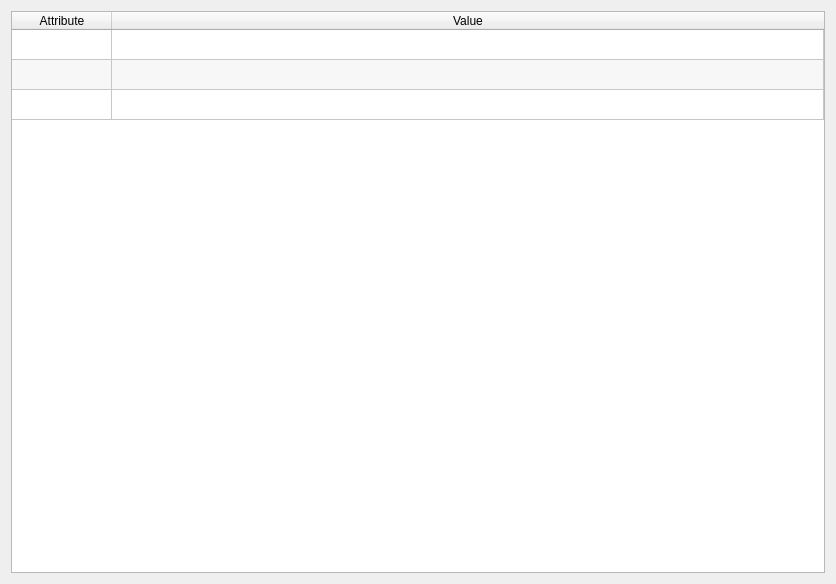
<?xml version="1.0" encoding="UTF-8"?>
<ui version="4.0">
 <class>data_object</class>
 <widget class="QWidget" name="data_object">
  <property name="geometry">
   <rect>
    <x>0</x>
    <y>0</y>
    <width>836</width>
    <height>584</height>
   </rect>
  </property>
  <property name="windowTitle">
   <string>Form</string>
  </property>
  <layout class="QVBoxLayout" name="verticalLayout">
   <item>
    <widget class="QTableWidget" name="tableWidget">
     <property name="alternatingRowColors">
      <bool>true</bool>
     </property>
     <property name="gridStyle">
      <enum>Qt::SolidLine</enum>
     </property>
     <property name="cornerButtonEnabled">
      <bool>true</bool>
     </property>
     <property name="rowCount">
      <number>3</number>
     </property>
     <attribute name="horizontalHeaderStretchLastSection">
      <bool>true</bool>
     </attribute>
     <attribute name="verticalHeaderVisible">
      <bool>false</bool>
     </attribute>
     <attribute name="verticalHeaderStretchLastSection">
      <bool>false</bool>
     </attribute>
     <row>
      <property name="text">
       <string>Nouvelle ligne</string>
      </property>
     </row>
     <row>
      <property name="text">
       <string>Nouvelle ligne</string>
      </property>
     </row>
     <row>
      <property name="text">
       <string>Nouvelle ligne</string>
      </property>
     </row>
     <column>
      <property name="text">
       <string>Attribute</string>
      </property>
      <property name="font">
       <font>
        <bold>false</bold>
       </font>
      </property>
     </column>
     <column>
      <property name="text">
       <string>Value</string>
      </property>
      <property name="font">
       <font>
        <bold>false</bold>
       </font>
      </property>
     </column>
    </widget>
   </item>
  </layout>
 </widget>
 <resources/>
 <connections/>
</ui>
